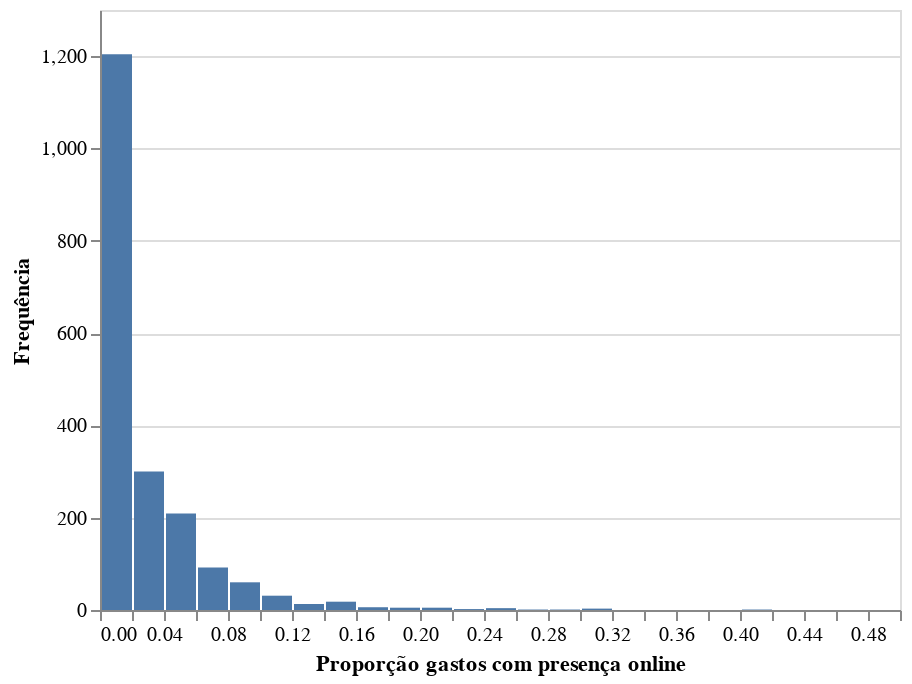

The notebook cell saved with this chart:
### Code cell
alt.data_transformers.disable_max_rows()

alt.Chart(muni_uf_20_bolso).mark_bar().encode(
        alt.X('prop',
          title = 'Proporção gastos com presença online',
          bin = alt.Bin(extent = [0, 0.5], step = 0.02)
          ),
        alt.Y('count()',
          title = 'Frequência'))

### Figure 1 — Vega-Lite specification as saved in the notebook (floating-point values rounded to 4 significant figures; data arrays with more than 128 entries replaced by an {"elided": "..."} marker saying what was removed)
{"config": {"view": {"continuousWidth": 400, "continuousHeight": 300}}, "data": {"name": "data-5a86d797140d80009231a1f89fabd154"}, "mark": "bar", "encoding": {"x": {"type": "quantitative", "bin": {"extent": [0, 0.5], "step": 0.02}, "field": "prop", "title": "Proporção gastos com presença online"}, "y": {"type": "quantitative", "aggregate": "count", "title": "Frequência"}}, "$schema": "https://vega.github.io/schema/vega-lite/v4.8.1.json", "datasets": {"data-5a86d797140d80009231a1f89fabd154": {"elided": "1955 records"}}}
